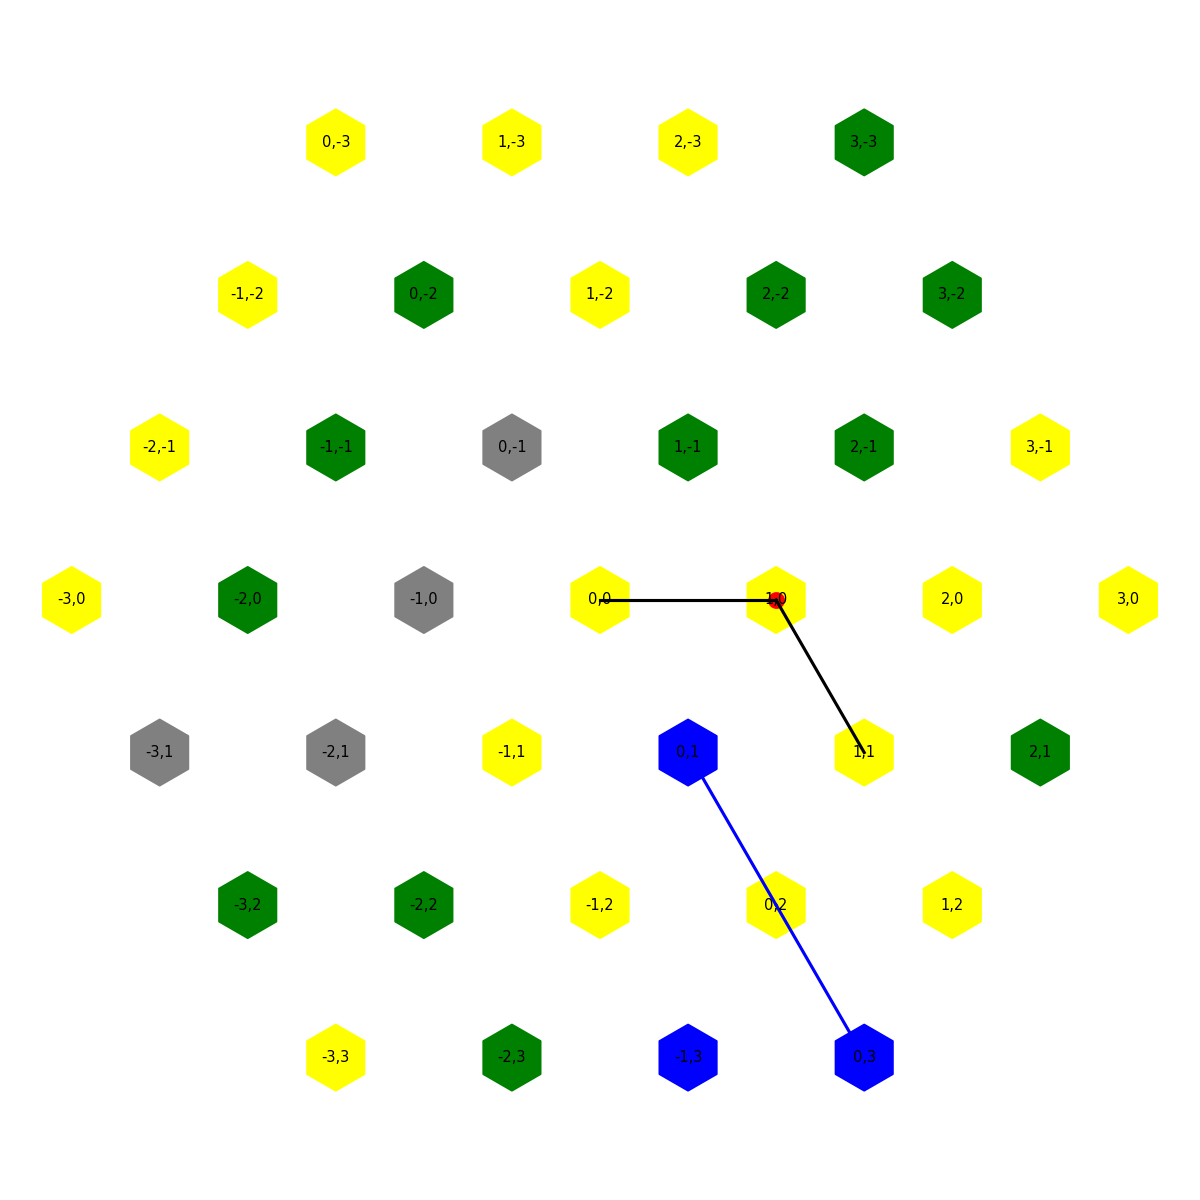

Source code (Python):
import json
import matplotlib.pyplot as plt

from actions import Action
from map import Map
from actor import Actor
from coordinates import axial_to_pixel
from terrain import Terrain
from edges import SegmentType

class World:
    def __init__(self):
        self.map = Map()
        self.actors = {}
        self.clock = 0
        self.active_actions = []

    def to_dict(self):
        return {
            "save_version": 1,
            "map": self.map.to_dict(),
            "actors": [actor.to_dict() for actor in self.actors.values()],
            "clock": self.clock,
            "active_actions": [action.to_dict() for action in self.active_actions],
        }

    @classmethod
    def from_dict(cls, data):
        world = cls()
        world.map = Map.from_dict(data["map"])
        world.actors = {
            actor_data["actor_id"]: Actor.from_dict(actor_data, world.map)
            for actor_data in data["actors"]
        }
        world.clock = data["clock"] if data["clock"] else 0
        world.active_actions = [
            Action.from_dict(action_data)
            for action_data in data["active_actions"]
        ]
        return world
    
    def save(self, filepath):
        with open(filepath, "w", encoding="utf-8") as file:
            json.dump(self.to_dict(), file, indent=4, ensure_ascii=False)

    @classmethod
    def load(cls, filepath):
        with open(filepath, "r", encoding="utf-8") as file:
            data = json.load(file)

        return cls.from_dict(data)
    
    def advance_time(self, amount=1):
        for actor in self.actors.values():
            action = actor.current_action

            if action is None:
                self.start_next_action(actor)
                action = actor.current_action

            if action is None:
                continue

            action.remaining_time -= 1

            if action.remaining_time <= 0:
                action.on_complete(self)
                actor.current_action = None
                self.start_next_action(actor)

        self.clock += amount

        for action in self.active_actions[:]:
            if action.remaining_time <= 0:
                self.active_actions.remove(action)

    def add_actor(self, actor_id, actor):
        self.actors[actor_id] = actor

    def add_action(self, action):
        actor = self.actors.get(action.actor_id)

        if actor is None:
            raise ValueError(f"No actor with id {action.actor_id} found!")

        if actor.current_action is None:
            try:
                action.on_start(self)
            except ValueError as error:
                print(f"Action failed to start: {error}")
                return

            actor.current_action = action
            self.active_actions.append(action)
        else:
            actor.queued_actions.append(action)

    def start_next_action(self, actor):
        while actor.current_action is None and actor.queued_actions:
            action = actor.queued_actions.pop(0)

            try:
                action.on_start(self)
            except ValueError as error:
                print(f"Queued action failed to start: {error}")
                continue

            actor.current_action = action

    def expand_map_from_edges(self):
        edge_hexes = [h for h in self.map.hexes.values() if self.map.is_edge_hex(h)]

        for hex in edge_hexes:
            for q, r in self.map.get_neighbor_coords(hex):
                if self.map.get_hex(q, r) is None:
                    self.map.add_hex(q, r)

    def expand_map_from_actors(self):
        for actor in self.actors.values():
            if actor.current_hex is None:
                continue

            for q, r in self.map.get_neighbor_coords(actor.current_hex):
                if self.map.get_hex(q, r) is None:
                    self.map.add_hex(q, r)
    

####==============================####

    def list_world_objects(self):
        if not self.map.hexes:
            print("(empty map)")
            return

        for hex in self.map.hexes:
            q, r = hex
            data = self.map.get_hex(q, r)
            print(f'Hex at: {data.q}, {data.r} - {data.terrain}')

        if not self.actors:
            print("(no actors)")
            return

        for actor in self.actors.values():
            name = actor.name
            q, r = actor.current_hex.q, actor.current_hex.r
            print(f'Actor: {name}, at ({q}, {r})')
        return
        
    def draw_map(self, filename="plot.png"):
        terrain_colors = {
            Terrain.PLAINS: "yellow",
            Terrain.FOREST: "green",
            Terrain.MOUNTAIN: "gray",
            Terrain.SEA: "blue",
        }

        xs = []
        ys = []
        colors = []

        plt.figure(figsize=(8, 8))

        for q, r in self.map.hexes:
            tile = self.map.get_hex(q, r)
            x, y = axial_to_pixel(q, r)

            xs.append(x)
            ys.append(y)
            colors.append(terrain_colors.get(tile.terrain, "black"))

        plt.scatter(
            xs,
            ys,
            s=1000,
            c=colors,
            marker="h"
        )

        for q, r in self.map.hexes:
            x, y = axial_to_pixel(q, r)

            plt.text(
                x,
                y,
                f"{q},{r}",
                ha="center",
                va="center",
                fontsize=7,
                color="black"
            )

        segment_colors = {
            SegmentType.ROAD: "black",
            SegmentType.RIVER: "blue",
        }

        for segment in self.map.segment_network.segments:
            hexes, s_type = tuple(segment)
            a, b = tuple(hexes)

            a_x, a_y = axial_to_pixel(a.q, a.r)
            b_x, b_y = axial_to_pixel(b.q, b.r)

            plt.plot([a_x, b_x], [a_y, b_y], color=segment_colors.get(s_type))

        actor_xs = []
        actor_ys = []

        for actor in self.actors.values():
            if actor.current_hex is None:
                continue

            x, y = axial_to_pixel(actor.current_hex.q, actor.current_hex.r)
            actor_xs.append(x)
            actor_ys.append(y)

        plt.scatter(
            actor_xs,
            actor_ys,
            s=50,
            c="red",
            marker="o"
        )

        plt.axis("equal")
        plt.axis("off")
        plt.tight_layout()
        plt.savefig(filename, dpi=150)
        plt.close()
